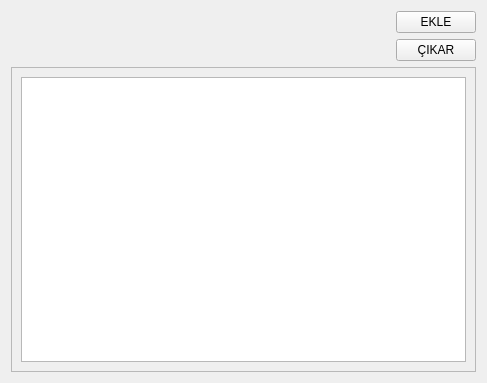
<?xml version="1.0" encoding="UTF-8"?>
<ui version="4.0">
 <class>MyWidgetWindow</class>
 <widget class="QWidget" name="MyWidgetWindow">
  <property name="geometry">
   <rect>
    <x>0</x>
    <y>0</y>
    <width>487</width>
    <height>383</height>
   </rect>
  </property>
  <property name="windowTitle">
   <string>Form</string>
  </property>
  <layout class="QVBoxLayout" name="verticalLayout_4">
   <item>
    <layout class="QHBoxLayout" name="horizontalLayout">
     <item>
      <spacer name="horizontalSpacer">
       <property name="orientation">
        <enum>Qt::Horizontal</enum>
       </property>
       <property name="sizeHint" stdset="0">
        <size>
         <width>40</width>
         <height>20</height>
        </size>
       </property>
      </spacer>
     </item>
     <item>
      <layout class="QVBoxLayout" name="verticalLayout">
       <item>
        <widget class="QPushButton" name="addButton">
         <property name="text">
          <string>EKLE</string>
         </property>
        </widget>
       </item>
       <item>
        <widget class="QPushButton" name="deleteButton">
         <property name="text">
          <string>ÇIKAR</string>
         </property>
        </widget>
       </item>
      </layout>
     </item>
    </layout>
   </item>
   <item>
    <widget class="QScrollArea" name="scrollArea">
     <property name="widgetResizable">
      <bool>true</bool>
     </property>
     <widget class="QWidget" name="scrollAreaWidgetContents">
      <property name="geometry">
       <rect>
        <x>0</x>
        <y>0</y>
        <width>463</width>
        <height>293</height>
       </rect>
      </property>
      <layout class="QVBoxLayout" name="verticalLayout_2">
       <item>
        <layout class="QVBoxLayout" name="verticalLayout_3">
         <item>
          <widget class="QListWidget" name="listWidget"/>
         </item>
        </layout>
       </item>
      </layout>
     </widget>
    </widget>
   </item>
  </layout>
 </widget>
 <resources/>
 <connections/>
</ui>
